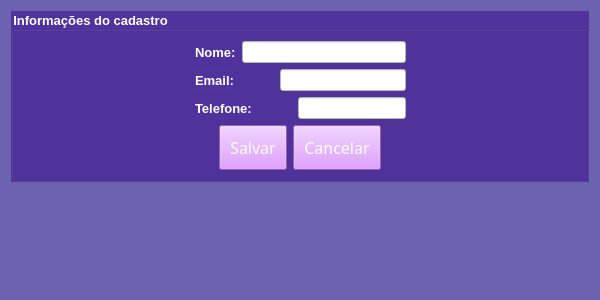
<?xml version="1.0" encoding="UTF-8"?>
<ui version="4.0">
 <class>Form</class>
 <widget class="QWidget" name="Form">
  <property name="geometry">
   <rect>
    <x>0</x>
    <y>0</y>
    <width>600</width>
    <height>300</height>
   </rect>
  </property>
  <property name="maximumSize">
   <size>
    <width>600</width>
    <height>300</height>
   </size>
  </property>
  <property name="windowTitle">
   <string>Form</string>
  </property>
  <property name="styleSheet">
   <string notr="true">background-color:rgb(108, 99, 176);</string>
  </property>
  <layout class="QVBoxLayout" name="verticalLayout_3">
   <item>
    <widget class="QGroupBox" name="groupBox">
     <property name="font">
      <font>
       <pointsize>10</pointsize>
       <weight>75</weight>
       <bold>true</bold>
      </font>
     </property>
     <property name="styleSheet">
      <string notr="true">background-color: rgb(81, 51, 157);
color:rgb(255,255,255);</string>
     </property>
     <property name="title">
      <string>Informações do cadastro</string>
     </property>
     <layout class="QVBoxLayout" name="verticalLayout_2">
      <item>
       <layout class="QHBoxLayout" name="horizontalLayout_2">
        <item>
         <spacer name="horizontalSpacer_4">
          <property name="orientation">
           <enum>Qt::Horizontal</enum>
          </property>
          <property name="sizeHint" stdset="0">
           <size>
            <width>40</width>
            <height>20</height>
           </size>
          </property>
         </spacer>
        </item>
        <item>
         <layout class="QVBoxLayout" name="verticalLayout">
          <item>
           <layout class="QHBoxLayout" name="horizontalLayout_4">
            <item>
             <widget class="QLabel" name="label_7">
              <property name="font">
               <font>
                <pointsize>10</pointsize>
                <weight>75</weight>
                <bold>true</bold>
               </font>
              </property>
              <property name="styleSheet">
               <string notr="true">color: rgb(255, 255, 255);</string>
              </property>
              <property name="text">
               <string>Nome:</string>
              </property>
             </widget>
            </item>
            <item>
             <widget class="QLineEdit" name="nome">
              <property name="styleSheet">
               <string notr="true">background-color: rgb(255, 255, 255);
color: rgb(0, 0, 0);</string>
              </property>
             </widget>
            </item>
           </layout>
          </item>
          <item>
           <layout class="QHBoxLayout" name="horizontalLayout_5">
            <item>
             <widget class="QLabel" name="label_2">
              <property name="font">
               <font>
                <pointsize>10</pointsize>
                <weight>75</weight>
                <bold>true</bold>
               </font>
              </property>
              <property name="styleSheet">
               <string notr="true">color: rgb(255, 255, 255);</string>
              </property>
              <property name="text">
               <string>Email:</string>
              </property>
             </widget>
            </item>
            <item>
             <spacer name="horizontalSpacer_5">
              <property name="orientation">
               <enum>Qt::Horizontal</enum>
              </property>
              <property name="sizeType">
               <enum>QSizePolicy::Fixed</enum>
              </property>
              <property name="sizeHint" stdset="0">
               <size>
                <width>40</width>
                <height>20</height>
               </size>
              </property>
             </spacer>
            </item>
            <item>
             <widget class="QLineEdit" name="email">
              <property name="styleSheet">
               <string notr="true">background-color: rgb(255, 255, 255);
color: rgb(0, 0, 0);</string>
              </property>
             </widget>
            </item>
           </layout>
          </item>
          <item>
           <layout class="QHBoxLayout" name="horizontalLayout_6">
            <item>
             <widget class="QLabel" name="label_3">
              <property name="font">
               <font>
                <pointsize>10</pointsize>
                <weight>75</weight>
                <bold>true</bold>
               </font>
              </property>
              <property name="styleSheet">
               <string notr="true">color: rgb(255, 255, 255);</string>
              </property>
              <property name="text">
               <string>Telefone:</string>
              </property>
             </widget>
            </item>
            <item>
             <spacer name="horizontalSpacer_6">
              <property name="orientation">
               <enum>Qt::Horizontal</enum>
              </property>
              <property name="sizeType">
               <enum>QSizePolicy::Fixed</enum>
              </property>
              <property name="sizeHint" stdset="0">
               <size>
                <width>40</width>
                <height>20</height>
               </size>
              </property>
             </spacer>
            </item>
            <item>
             <widget class="QLineEdit" name="telefone">
              <property name="styleSheet">
               <string notr="true">background-color: rgb(255, 255, 255);
color: rgb(0, 0, 0);</string>
              </property>
             </widget>
            </item>
           </layout>
          </item>
         </layout>
        </item>
        <item>
         <spacer name="horizontalSpacer_3">
          <property name="orientation">
           <enum>Qt::Horizontal</enum>
          </property>
          <property name="sizeHint" stdset="0">
           <size>
            <width>40</width>
            <height>20</height>
           </size>
          </property>
         </spacer>
        </item>
       </layout>
      </item>
      <item>
       <layout class="QHBoxLayout" name="horizontalLayout">
        <item>
         <spacer name="horizontalSpacer">
          <property name="orientation">
           <enum>Qt::Horizontal</enum>
          </property>
          <property name="sizeHint" stdset="0">
           <size>
            <width>40</width>
            <height>20</height>
           </size>
          </property>
         </spacer>
        </item>
        <item>
         <widget class="QPushButton" name="salvar_cliente_btn">
          <property name="font">
           <font>
            <family>Impact</family>
            <pointsize>12</pointsize>
           </font>
          </property>
          <property name="styleSheet">
           <string notr="true">background-color: rgb(214, 131, 255);
color: rgb(255, 255, 255);
padding: 10px;
</string>
          </property>
          <property name="text">
           <string>Salvar</string>
          </property>
         </widget>
        </item>
        <item>
         <widget class="QPushButton" name="cancelar_cliente_btn">
          <property name="font">
           <font>
            <family>Impact</family>
            <pointsize>12</pointsize>
           </font>
          </property>
          <property name="styleSheet">
           <string notr="true">background-color: rgb(214, 131, 255);
color: rgb(255, 255, 255);
padding: 10px;
</string>
          </property>
          <property name="text">
           <string>Cancelar</string>
          </property>
         </widget>
        </item>
        <item>
         <spacer name="horizontalSpacer_2">
          <property name="orientation">
           <enum>Qt::Horizontal</enum>
          </property>
          <property name="sizeHint" stdset="0">
           <size>
            <width>40</width>
            <height>20</height>
           </size>
          </property>
         </spacer>
        </item>
       </layout>
      </item>
     </layout>
    </widget>
   </item>
   <item>
    <spacer name="verticalSpacer">
     <property name="orientation">
      <enum>Qt::Vertical</enum>
     </property>
     <property name="sizeHint" stdset="0">
      <size>
       <width>18</width>
       <height>105</height>
      </size>
     </property>
    </spacer>
   </item>
  </layout>
 </widget>
 <resources/>
 <connections/>
</ui>
